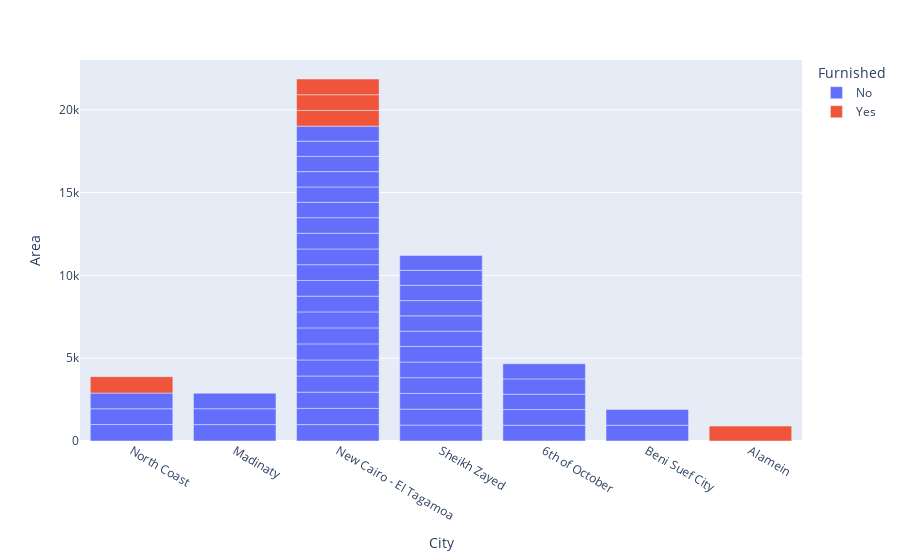

The notebook cell saved with this chart:
### Code cell
##The graph describes the largest area in cities by Furnished
fig = px.bar(top_area, x="City", y="Area", color="Furnished")
fig.show()

### Figure 1 — Plotly figure (JSON) as saved in the notebook; plotly's stock layout.template omitted (floating-point values rounded to 4 significant figures)
{"data": [{"alignmentgroup": "True", "hovertemplate": "Furnished=No<br>City=%{x}<br>Area=%{y}<extra></extra>", "legendgroup": "No", "marker": {"color": "#636efa", "pattern": {"shape": ""}}, "name": "No", "offsetgroup": "No", "orientation": "v", "showlegend": true, "textposition": "auto", "type": "bar", "x": ["North Coast", "Madinaty", "New Cairo - El Tagamoa", "New Cairo - El Tagamoa", "New Cairo - El Tagamoa", "New Cairo - El Tagamoa", "New Cairo - El Tagamoa", "New Cairo - El Tagamoa", "New Cairo - El Tagamoa", "New Cairo - El Tagamoa", "Sheikh Zayed", "Sheikh Zayed", "Madinaty", "6th of October", "New Cairo - El Tagamoa", "New Cairo - El Tagamoa", "North Coast", "New Cairo - El Tagamoa", "New Cairo - El Tagamoa", "Sheikh Zayed", "Sheikh Zayed", "6th of October", "Beni Suef City", "Beni Suef City", "New Cairo - El Tagamoa", "North Coast", "Sheikh Zayed", "New Cairo - El Tagamoa", "Sheikh Zayed", "Madinaty", "New Cairo - El Tagamoa", "New Cairo - El Tagamoa", "6th of October", "New Cairo - El Tagamoa", "6th of October", "Sheikh Zayed", "Sheikh Zayed", "Sheikh Zayed", "Sheikh Zayed", "New Cairo - El Tagamoa", "New Cairo - El Tagamoa", "6th of October", "Sheikh Zayed", "New Cairo - El Tagamoa", "Sheikh Zayed"], "xaxis": "x", "y": [995, 990, 990, 980, 980, 975, 970, 970, 966, 965, 962, 962, 960, 950, 950, 950, 950, 950, 950, 950, 950, 950, 950, 950, 950, 950, 945, 940, 940, 933, 930, 926, 926, 925, 925, 924, 924, 922, 920, 920, 920, 909, 905, 905, 904], "yaxis": "y"}, {"alignmentgroup": "True", "hovertemplate": "Furnished=Yes<br>City=%{x}<br>Area=%{y}<extra></extra>", "legendgroup": "Yes", "marker": {"color": "#EF553B", "pattern": {"shape": ""}}, "name": "Yes", "offsetgroup": "Yes", "orientation": "v", "showlegend": true, "textposition": "auto", "type": "bar", "x": ["North Coast", "New Cairo - El Tagamoa", "New Cairo - El Tagamoa", "New Cairo - El Tagamoa", "Alamein"], "xaxis": "x", "y": [990, 950, 950, 945, 900], "yaxis": "y"}], "layout": {"barmode": "relative", "legend": {"title": {"text": "Furnished"}, "tracegroupgap": 0}, "margin": {"t": 60}, "xaxis": {"anchor": "y", "domain": [0, 1], "title": {"text": "City"}}, "yaxis": {"anchor": "x", "domain": [0, 1], "title": {"text": "Area"}}}}
